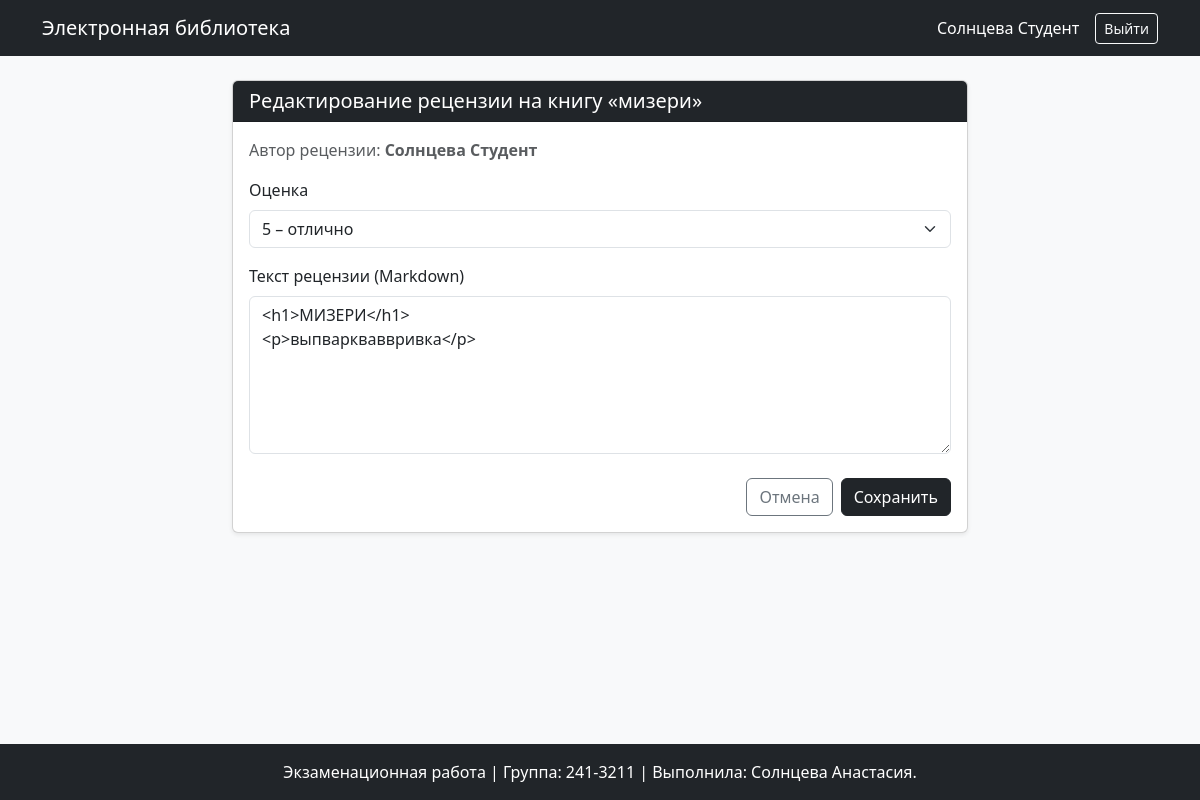
/review/1/edit (signed in), run on an earlier commit of the app's database.
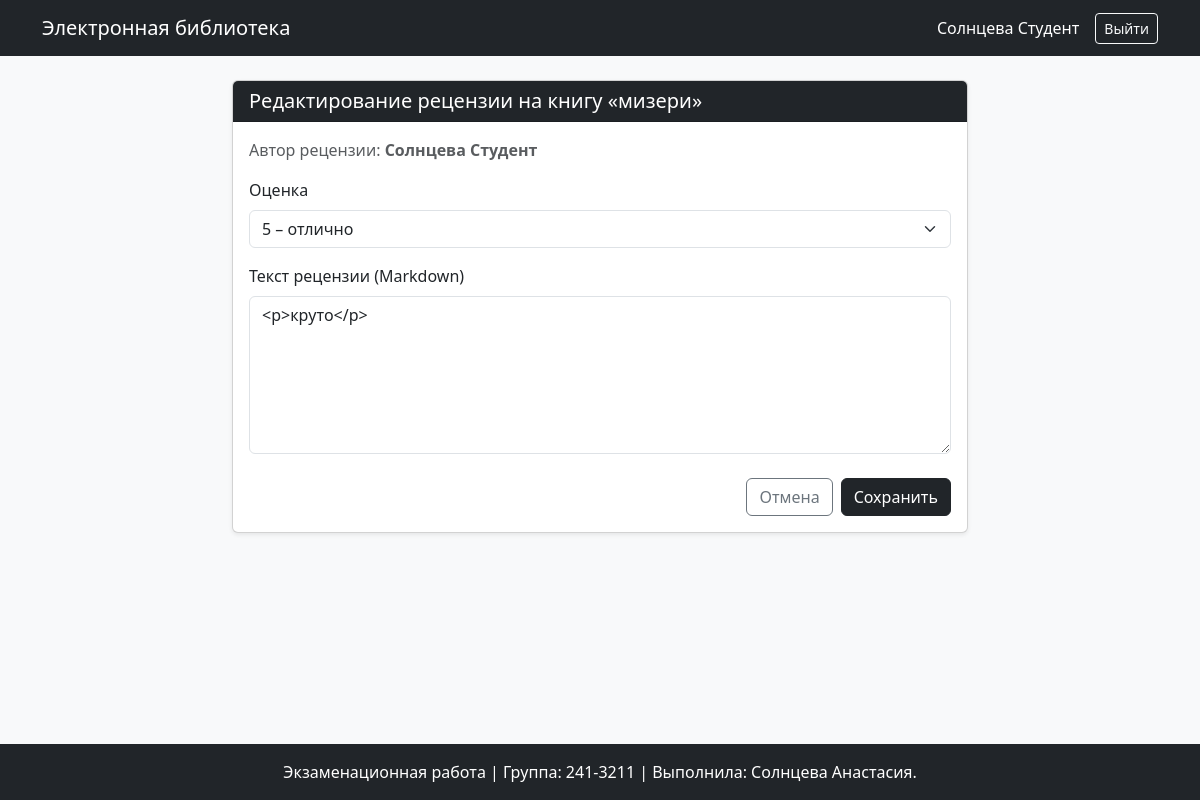
And on a later commit of the database.
### models.py (models this page shows)
class Review(db.Model):
    __tablename__ = 'reviews'
    id = db.Column(db.Integer, primary_key=True)
    book_id = db.Column(db.Integer, db.ForeignKey('books.id', ondelete='CASCADE'), nullable=False)
    user_id = db.Column(db.Integer, db.ForeignKey('users.id', ondelete='CASCADE'), nullable=False)
    rating = db.Column(db.Integer, nullable=False)          # Оценка от 0 до 5
    text = db.Column(db.Text, nullable=False)              # Текст рецензии (Markdown)
    created_at = db.Column(db.DateTime, nullable=False, default=datetime.utcnow) # Авто-дата
    user = db.relationship('User', backref=db.backref('reviews', lazy=True))
    book = db.relationship('Book', backref=db.backref('reviews', cascade="all, delete-orphan", lazy=True))

### app.py (the view, shortened to what this page needs)
    @app.route('/review/<int:review_id>/edit', methods=['GET', 'POST'])
    @login_required
    def edit_review(review_id):
        if current_user.role.name not in ['Администратор', 'Модератор']:
            flash('У вас недостаточно прав для выполнения данного действия.', 'danger')
            return redirect(url_for('index'))
        review = Review.query.get_or_404(review_id)
        form = EditReviewForm(obj=review)
        return render_template('edit_review.html', form=form, review=review)

### forms.py
class EditReviewForm(FlaskForm):
    rating = SelectField('Оценка', coerce=int, choices=[
        (5, '5 – отлично'),
        (4, '4 – хорошо'),
        (3, '3 – удовлетворительно'),
        (2, '2 – неудовлетворительно'),
        (1, '1 – плохо'),
        (0, '0 – ужасно')
    ])
    text = TextAreaField('Текст рецензии (Markdown)', validators=[DataRequired(message="Напишите текст рецензии")])
    submit = SubmitField('Сохранить')

### templates/edit_review.html (shortened to what this page needs)
{% extends 'base.html' %}
{% block content %}
<div class="row justify-content-center">
    <div class="col-md-8">
        <div class="card shadow-sm">
            <div class="card-header bg-dark text-white">
                <h5 class="mb-0">Редактирование рецензии на книгу «{{ review.book.title }}»</h5>
            </div>
            <div class="card-body">
                <p class="text-muted mb-3">Автор рецензии: <strong>{{ review.user.last_name }} {{ review.user.first_name }}</strong></p>
                <form method="POST" novalidate>
                    <div class="mb-3">
                        {{ form.rating.label(class="form-label") }}
                        {{ form.rating(class="form-select") }}
                    </div>
                    <div class="mb-4">
                        {{ form.text.label(class="form-label") }}
                        {{ form.text(class="form-control", rows=6, id="review-editor") }}
                    </div>
                    <div class="d-flex justify-content-end gap-2">
                        <a href="{{ url_for('book_detail', book_id=review.book_id) }}" class="btn btn-outline-secondary">Отмена</a>
                        {{ form.submit(class="btn btn-dark") }}
                    </div>
                </form>
            </div>
        </div>
    </div>
</div>
<link rel="stylesheet" href="https://cdn.jsdelivr.net/npm/easymde/dist/easymde.min.css">
{% endblock %}

What changed in the data, as far as the page shows it:
changed Review "5 – отлично": text "<h1>МИЗЕРИ</h1> <p>выпваркваввривка</p>" → "<p>круто</p>"
